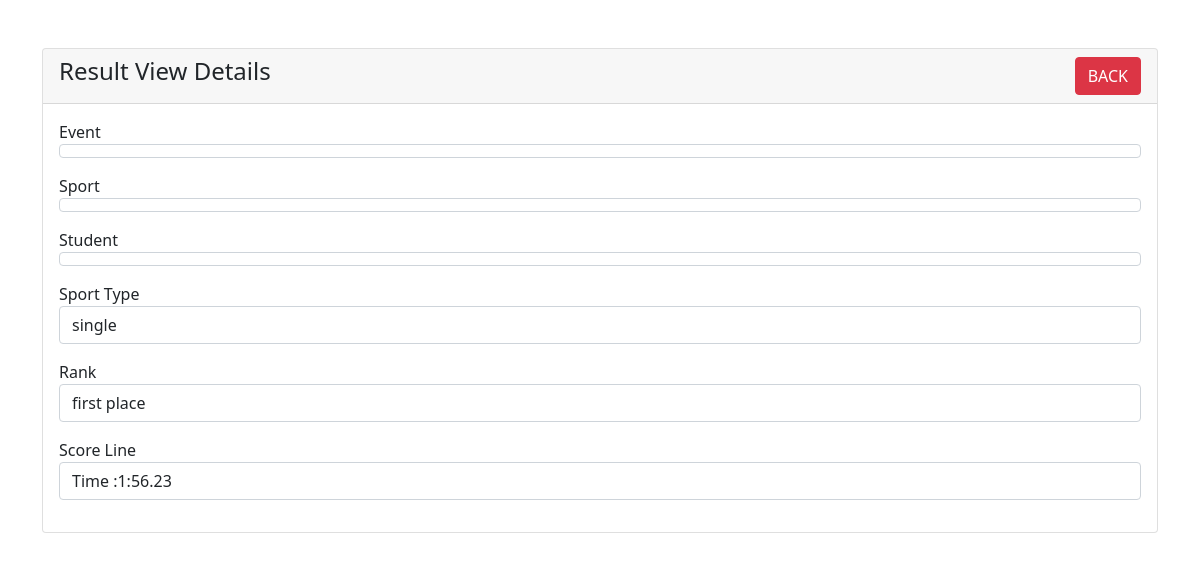
Page /admin/result_view.php?id=4 on the committed database.
### tables this page shows
CREATE TABLE `results` (
  `id` int(11) NOT NULL,
  `event_id` int(11) NOT NULL,
  `sport_id` int(11) NOT NULL,
  `student_id` int(11) DEFAULT NULL,
  `sport_type` enum('single','double','team') NOT NULL,
  `rank` enum('winner','first place','second place','third place','participated') NOT NULL,
  `score_line` varchar(255) DEFAULT NULL
);

### admin/result_view.php (the view, shortened to what this page needs)
<?php
require '../includes/dbh.inc.php';
?>
<!doctype html>
<html lang="en">
<head>
    <link href="https://cdn.jsdelivr.net/npm/bootstrap@5.1.3/dist/css/bootstrap.min.css" rel="stylesheet">
</head>
<body>
<div class="container mt-5">
    <div class="row">
        <div class="col-md-12">
            <div class="card">
                <div class="card-header">
                    <h4>Result View Details
                        <a href="result_details.php" class="btn btn-danger float-end">BACK</a>
                    </h4>
                </div>
                <div class="card-body">
                    <?php
                    if(isset($_GET['id']))
                    {
                        $result_id = mysqli_real_escape_string($con, $_GET['id']);
                        $query ="SELECT * FROM results WHERE id='$result_id'";
                        $query_run = mysqli_query($con, $query);
                        if(mysqli_num_rows($query_run) >0)
                        {
                            $result = mysqli_fetch_array($query_run);
                            ?>
                            <div class="mb-3">
                                <label for="event_name">Event</label>
                                <p class="form-control"><?=$result['event_name'];?></p>
                            </div>
                            <div class="mb-3">
                                <label for="sport_name">Sport</label>
                                <p class="form-control"><?=$result['sport_name'];?></p>
                            </div>
                            <div class="mb-3">
                                <label for="student_name">Student</label>
                                <p class="form-control"><?=$result['student_name'];?></p>
                            </div>
                            <div class="mb-3">
                                <label for="sport_type">Sport Type</label>
                                <p class="form-control"><?=$result['sport_type'];?></p>
                            </div>
                            <div class="mb-3">
                                <label for="rank">Rank</label>
                                <p class="form-control"><?=$result['rank'];?></p>
                            </div>
                            <div class="mb-3">
                                <label for="score_line">Score Line</label>
                                <p class="form-control"><?=$result['score_line'];?></p>
                            </div>
                            <?php
                        }
                        else {
                            echo "<h4>No such ID Found</h4>";
                        }
                    }
                    ?>
                </div>
            </div>
        </div>
    </div>
</div>
</body>
</html>

### rows in the picture
results: sport_type "single", rank "first place", score_line "Time :1:56.23"
